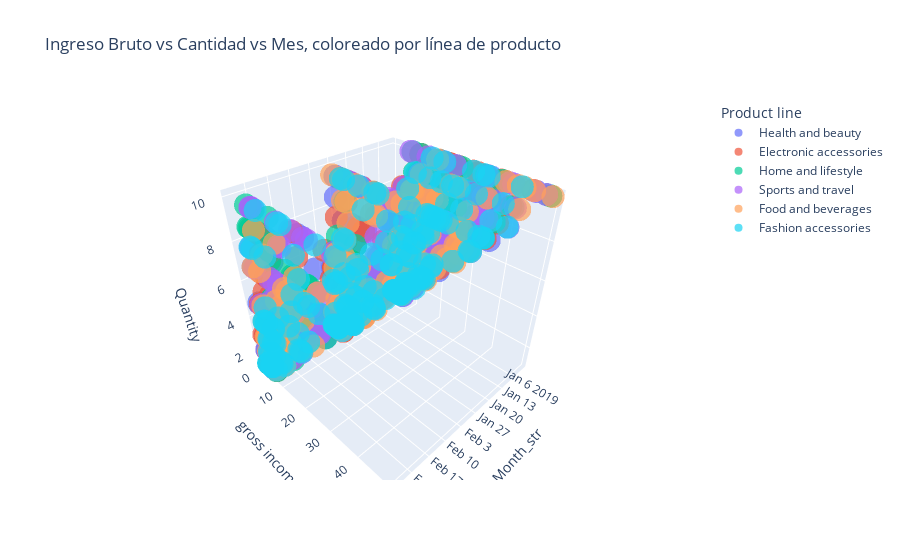

Notebook cell for this chart:
### Markdown cell above
### Month + gross income + Quantity + Product line (color)
- Muestra: Cómo se distribuyen las ventas de diferentes líneas de productos en cantidad e ingreso, a lo largo de los meses.

- Utilidad? ver qué líneas de productos tienen más impacto económico en cada mes.

### Code cell
fig = px.scatter_3d(
    df,
    x='Month_str',
    y='gross income',
    z='Quantity',
    color='Product line',
    title='Ingreso Bruto vs Cantidad vs Mes, coloreado por línea de producto',
    opacity=0.7
)

fig.show()

### Figure 1 — Plotly figure (JSON) as saved in the notebook; plotly's stock layout.template omitted (floating-point values rounded to 4 significant figures; data arrays with more than 128 entries replaced by an {"elided": "..."} marker saying what was removed)
{"data": [{"hovertemplate": "Product line=Health and beauty<br>Month_str=%{x}<br>gross income=%{y}<br>Quantity=%{z}<extra></extra>", "legendgroup": "Health and beauty", "marker": {"color": "#636efa", "opacity": 0.7, "symbol": "circle"}, "mode": "markers", "name": "Health and beauty", "scene": "scene", "showlegend": true, "type": "scatter3d", "x": {"elided": "152 str values"}, "y": {"elided": "152 float values"}, "z": {"elided": "152 int values"}}, {"hovertemplate": "Product line=Electronic accessories<br>Month_str=%{x}<br>gross income=%{y}<br>Quantity=%{z}<extra></extra>", "legendgroup": "Electronic accessories", "marker": {"color": "#EF553B", "opacity": 0.7, "symbol": "circle"}, "mode": "markers", "name": "Electronic accessories", "scene": "scene", "showlegend": true, "type": "scatter3d", "x": {"elided": "170 str values"}, "y": {"elided": "170 float values"}, "z": {"elided": "170 int values"}}, {"hovertemplate": "Product line=Home and lifestyle<br>Month_str=%{x}<br>gross income=%{y}<br>Quantity=%{z}<extra></extra>", "legendgroup": "Home and lifestyle", "marker": {"color": "#00cc96", "opacity": 0.7, "symbol": "circle"}, "mode": "markers", "name": "Home and lifestyle", "scene": "scene", "showlegend": true, "type": "scatter3d", "x": {"elided": "160 str values"}, "y": {"elided": "160 float values"}, "z": {"elided": "160 int values"}}, {"hovertemplate": "Product line=Sports and travel<br>Month_str=%{x}<br>gross income=%{y}<br>Quantity=%{z}<extra></extra>", "legendgroup": "Sports and travel", "marker": {"color": "#ab63fa", "opacity": 0.7, "symbol": "circle"}, "mode": "markers", "name": "Sports and travel", "scene": "scene", "showlegend": true, "type": "scatter3d", "x": {"elided": "166 str values"}, "y": {"elided": "166 float values"}, "z": {"elided": "166 int values"}}, {"hovertemplate": "Product line=Food and beverages<br>Month_str=%{x}<br>gross income=%{y}<br>Quantity=%{z}<extra></extra>", "legendgroup": "Food and beverages", "marker": {"color": "#FFA15A", "opacity": 0.7, "symbol": "circle"}, "mode": "markers", "name": "Food and beverages", "scene": "scene", "showlegend": true, "type": "scatter3d", "x": {"elided": "174 str values"}, "y": {"elided": "174 float values"}, "z": {"elided": "174 int values"}}, {"hovertemplate": "Product line=Fashion accessories<br>Month_str=%{x}<br>gross income=%{y}<br>Quantity=%{z}<extra></extra>", "legendgroup": "Fashion accessories", "marker": {"color": "#19d3f3", "opacity": 0.7, "symbol": "circle"}, "mode": "markers", "name": "Fashion accessories", "scene": "scene", "showlegend": true, "type": "scatter3d", "x": {"elided": "178 str values"}, "y": {"elided": "178 float values"}, "z": {"elided": "178 int values"}}], "layout": {"legend": {"title": {"text": "Product line"}, "tracegroupgap": 0}, "scene": {"domain": {"x": [0, 1], "y": [0, 1]}, "xaxis": {"title": {"text": "Month_str"}}, "yaxis": {"title": {"text": "gross income"}}, "zaxis": {"title": {"text": "Quantity"}}}, "title": {"text": "Ingreso Bruto vs Cantidad vs Mes, coloreado por línea de producto"}}}
